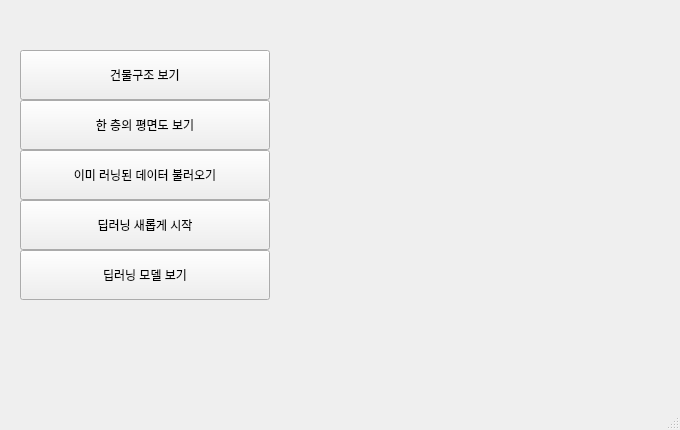
<?xml version="1.0" encoding="UTF-8"?>
<ui version="4.0">
 <class>MainWindow</class>
 <widget class="QMainWindow" name="MainWindow">
  <property name="geometry">
   <rect>
    <x>0</x>
    <y>0</y>
    <width>680</width>
    <height>430</height>
   </rect>
  </property>
  <property name="windowTitle">
   <string>MainWindow</string>
  </property>

  <widget class="QWidget" name="centralwidget">
   <widget class="QLabel" name="label_4">
    <property name="geometry">
     <rect>
      <x>170</x>
      <y>160</y>
      <width>680</width>
      <height>430</height>
     </rect>
    </property>
<!--    <property name="text">-->
<!--     <string>소요시간:12시간정도</string>-->
<!--    </property>-->
   </widget>

   <widget class="QPushButton" name="btn1">
    <property name="geometry">
     <rect>
      <x>20</x>
      <y>50</y>
      <width>250</width>
      <height>50</height>
     </rect>
    </property>
    <property name="text">
     <string>건물구조 보기</string>
    </property>
   </widget>

   <widget class="QPushButton" name="btn2">
    <property name="geometry">
     <rect>
      <x>20</x>
      <y>100</y>
      <width>250</width>
      <height>50</height>
     </rect>
    </property>
    <property name="text">
     <string>한 층의 평면도 보기</string>
    </property>
   </widget>

   <widget class="QPushButton" name="btn3">
    <property name="geometry">
     <rect>
      <x>20</x>
      <y>150</y>
      <width>250</width>
      <height>50</height>
     </rect>
    </property>
    <property name="text">
     <string>이미 러닝된 데이터 불러오기</string>
    </property>
   </widget>

   <widget class="QPushButton" name="btn4">
    <property name="geometry">
     <rect>
      <x>20</x>
      <y>200</y>
      <width>250</width>
      <height>50</height>
     </rect>
    </property>
    <property name="text">
     <string>딥러닝 새롭게 시작</string>
    </property>
   </widget>

   <widget class="QPushButton" name="btn9">
    <property name="geometry">
     <rect>
      <x>20</x>
      <y>250</y>
      <width>250</width>
      <height>50</height>
     </rect>
    </property>
    <property name="text">
     <string>딥러닝 모델 보기</string>
    </property>
   </widget>
  </widget>

  <widget class="QMenuBar" name="menubar">
   <property name="geometry">
    <rect>
     <x>0</x>
     <y>0</y>
     <width>1000</width>
     <height>1000</height>
    </rect>
   </property>
  </widget>
  <widget class="QStatusBar" name="statusbar"/>
 </widget>
 <resources/>
 <connections/>
</ui>
